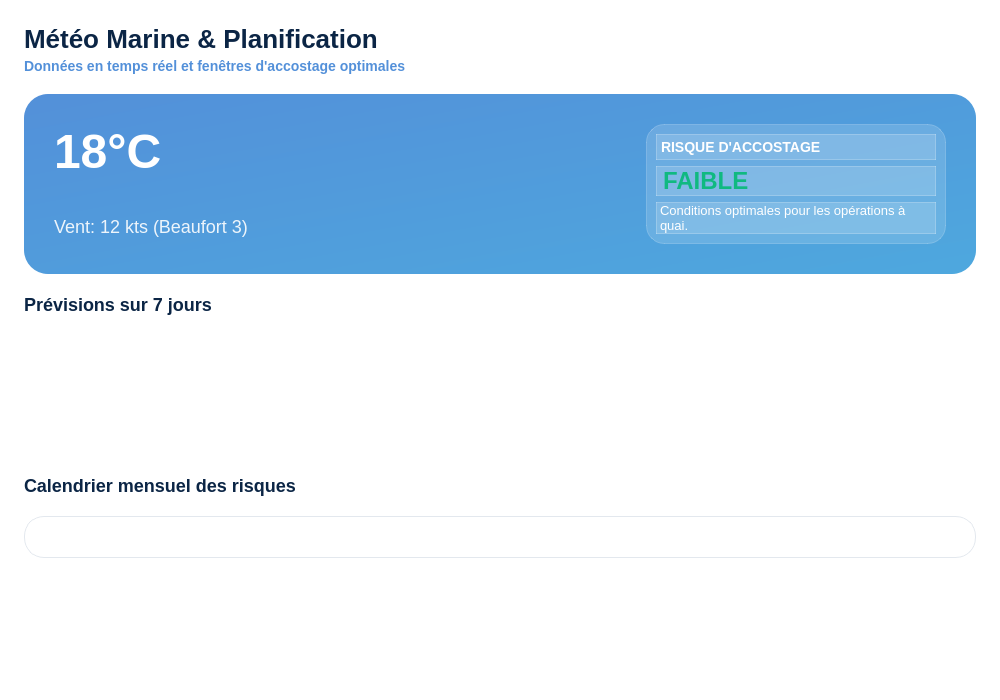
<?xml version="1.0" encoding="UTF-8"?>
<ui version="4.0">
 <class>MeteoWidget</class>
 <widget class="QWidget" name="MeteoWidget">
  <property name="geometry">
   <rect>
    <x>0</x>
    <y>0</y>
    <width>1000</width>
    <height>700</height>
   </rect>
  </property>
  <property name="styleSheet">
   <string>background: transparent;</string>
  </property>
  <layout class="QVBoxLayout" name="rootLayout">
   <property name="spacing">
    <number>0</number>
   </property>
   <property name="leftMargin">
    <number>0</number>
   </property>
   <property name="topMargin">
    <number>0</number>
   </property>
   <property name="rightMargin">
    <number>0</number>
   </property>
   <property name="bottomMargin">
    <number>0</number>
   </property>
   <item>
    <widget class="QScrollArea" name="scrollArea">
     <property name="frameShape">
      <enum>QFrame::Shape::NoFrame</enum>
     </property>
     <property name="widgetResizable">
      <bool>true</bool>
     </property>
     <widget class="QWidget" name="scrollAreaWidgetContents">
      <property name="geometry">
       <rect>
        <x>0</x>
        <y>0</y>
        <width>1000</width>
        <height>700</height>
       </rect>
      </property>
      <layout class="QVBoxLayout" name="contentLayout">
       <property name="spacing">
        <number>20</number>
       </property>
       <property name="leftMargin">
        <number>24</number>
       </property>
       <property name="topMargin">
        <number>24</number>
       </property>
       <property name="rightMargin">
        <number>24</number>
       </property>
       <property name="bottomMargin">
        <number>24</number>
       </property>
       <item>
        <widget class="QWidget" name="headerWidget" native="true">
         <layout class="QVBoxLayout" name="headerLayout">
          <property name="spacing">
           <number>4</number>
          </property>
          <property name="leftMargin">
           <number>0</number>
          </property>
          <property name="topMargin">
           <number>0</number>
          </property>
          <property name="rightMargin">
           <number>0</number>
          </property>
          <property name="bottomMargin">
           <number>0</number>
          </property>
          <item>
           <widget class="QLabel" name="lblTitle">
            <property name="styleSheet">
             <string>font-size: 26px; font-weight: 700; color: #0B2545;</string>
            </property>
            <property name="text">
             <string>Météo Marine &amp; Planification</string>
            </property>
           </widget>
          </item>
          <item>
           <widget class="QLabel" name="lblSubtitle">
            <property name="styleSheet">
             <string>font-size: 14px; color: #5390D9; font-weight: 600;</string>
            </property>
            <property name="text">
             <string>Données en temps réel et fenêtres d'accostage optimales</string>
            </property>
           </widget>
          </item>
         </layout>
        </widget>
       </item>
       <item>
        <widget class="QFrame" name="heroCard">
         <property name="minimumSize">
          <size>
           <width>0</width>
           <height>180</height>
          </size>
         </property>
         <property name="styleSheet">
          <string>QFrame#heroCard {
    background: qlineargradient(x1:0, y1:0, x2:1, y2:1, stop:0 #5390D9, stop:1 #4EA8DE);
    border-radius: 24px;
    color: white;
}</string>
         </property>
         <layout class="QHBoxLayout" name="heroLayout">
          <property name="spacing">
           <number>30</number>
          </property>
          <property name="leftMargin">
           <number>30</number>
          </property>
          <property name="topMargin">
           <number>30</number>
          </property>
          <property name="rightMargin">
           <number>30</number>
          </property>
          <property name="bottomMargin">
           <number>30</number>
          </property>
          <item>
           <layout class="QVBoxLayout" name="currentConditionsLayout">
            <item>
             <widget class="QLabel" name="lblTemp">
              <property name="styleSheet">
               <string>font-size: 48px; font-weight: 800; color: white;</string>
              </property>
              <property name="text">
               <string>18°C</string>
              </property>
             </widget>
            </item>
            <item>
             <widget class="QLabel" name="lblWind">
              <property name="styleSheet">
               <string>font-size: 18px; color: rgba(255, 255, 255, 0.9);</string>
              </property>
              <property name="text">
               <string>Vent: 12 kts (Beaufort 3)</string>
              </property>
             </widget>
            </item>
           </layout>
          </item>
          <item>
           <spacer name="horizontalSpacer_2">
            <property name="orientation">
             <enum>Qt::Orientation::Horizontal</enum>
            </property>
            <property name="sizeHint" stdset="0">
             <size>
              <width>40</width>
              <height>20</height>
             </size>
            </property>
           </spacer>
          </item>
          <item>
           <widget class="QFrame" name="advisoryBox">
            <property name="minimumSize">
             <size>
              <width>300</width>
              <height>0</height>
             </size>
            </property>
            <property name="styleSheet">
             <string>background: rgba(255, 255, 255, 0.15); border-radius: 18px; border: 1px solid rgba(255, 255, 255, 0.2);</string>
            </property>
            <layout class="QVBoxLayout" name="advisoryLayout">
             <item>
              <widget class="QLabel" name="lblRiskLabel">
               <property name="styleSheet">
                <string>font-weight: 700; color: white; font-size: 14px;</string>
               </property>
               <property name="text">
                <string>RISQUE D'ACCOSTAGE</string>
               </property>
              </widget>
             </item>
             <item>
              <widget class="QLabel" name="lblRiskValue">
               <property name="styleSheet">
                <string>font-size: 24px; font-weight: 800; color: #10B981;</string>
               </property>
               <property name="text">
                <string>FAIBLE</string>
               </property>
              </widget>
             </item>
             <item>
              <widget class="QLabel" name="lblAdvisoryText">
               <property name="styleSheet">
                <string>color: white; font-size: 13px;</string>
               </property>
               <property name="text">
                <string>Conditions optimales pour les opérations à quai.</string>
               </property>
               <property name="wordWrap">
                <bool>true</bool>
               </property>
              </widget>
             </item>
            </layout>
           </widget>
          </item>
         </layout>
        </widget>
       </item>
       <item>
        <widget class="QLabel" name="lblForecastTitle">
         <property name="styleSheet">
          <string>font-size: 18px; font-weight: 700; color: #0B2545;</string>
         </property>
         <property name="text">
          <string>Prévisions sur 7 jours</string>
         </property>
        </widget>
       </item>
       <item>
        <widget class="QWidget" name="forecastContainer" native="true">
         <property name="minimumSize">
          <size>
           <width>0</width>
           <height>120</height>
          </size>
         </property>
         <layout class="QHBoxLayout" name="forecastLayout">
          <property name="spacing">
           <number>12</number>
          </property>
          <property name="leftMargin">
           <number>0</number>
          </property>
          <property name="topMargin">
           <number>0</number>
          </property>
          <property name="rightMargin">
           <number>0</number>
          </property>
          <property name="bottomMargin">
           <number>0</number>
          </property>
         </layout>
        </widget>
       </item>
       <item>
        <widget class="QLabel" name="lblCalendarTitle">
         <property name="styleSheet">
          <string>font-size: 18px; font-weight: 700; color: #0B2545;</string>
         </property>
         <property name="text">
          <string>Calendrier mensuel des risques</string>
         </property>
        </widget>
       </item>
       <item>
        <widget class="QFrame" name="calendarCard">
         <property name="styleSheet">
          <string>background: white; border-radius: 20px; border: 1px solid #E3E8EE;</string>
         </property>
         <layout class="QGridLayout" name="calendarGrid">
          <property name="leftMargin">
           <number>20</number>
          </property>
          <property name="topMargin">
           <number>20</number>
          </property>
          <property name="rightMargin">
           <number>20</number>
          </property>
          <property name="bottomMargin">
           <number>20</number>
          </property>
          <property name="spacing">
           <number>8</number>
          </property>
         </layout>
        </widget>
       </item>
       <item>
        <spacer name="verticalSpacer">
         <property name="orientation">
          <enum>Qt::Orientation::Vertical</enum>
         </property>
         <property name="sizeHint" stdset="0">
          <size>
           <width>20</width>
           <height>40</height>
          </size>
         </property>
        </spacer>
       </item>
      </layout>
     </widget>
    </widget>
   </item>
  </layout>
 </widget>
 <resources/>
 <connections/>
</ui>
